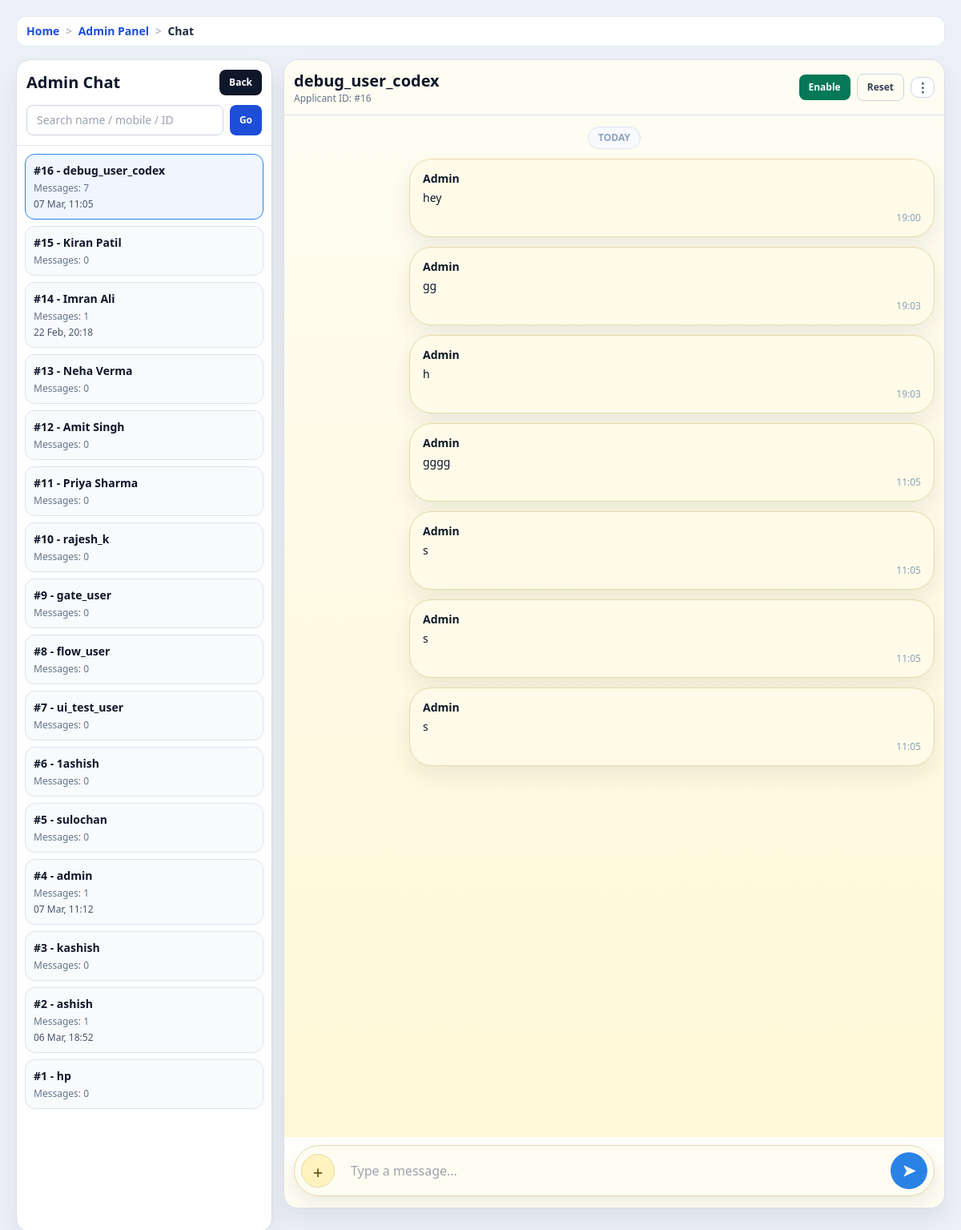
The app's page /admin-panel/chat/ (signed in), older data.
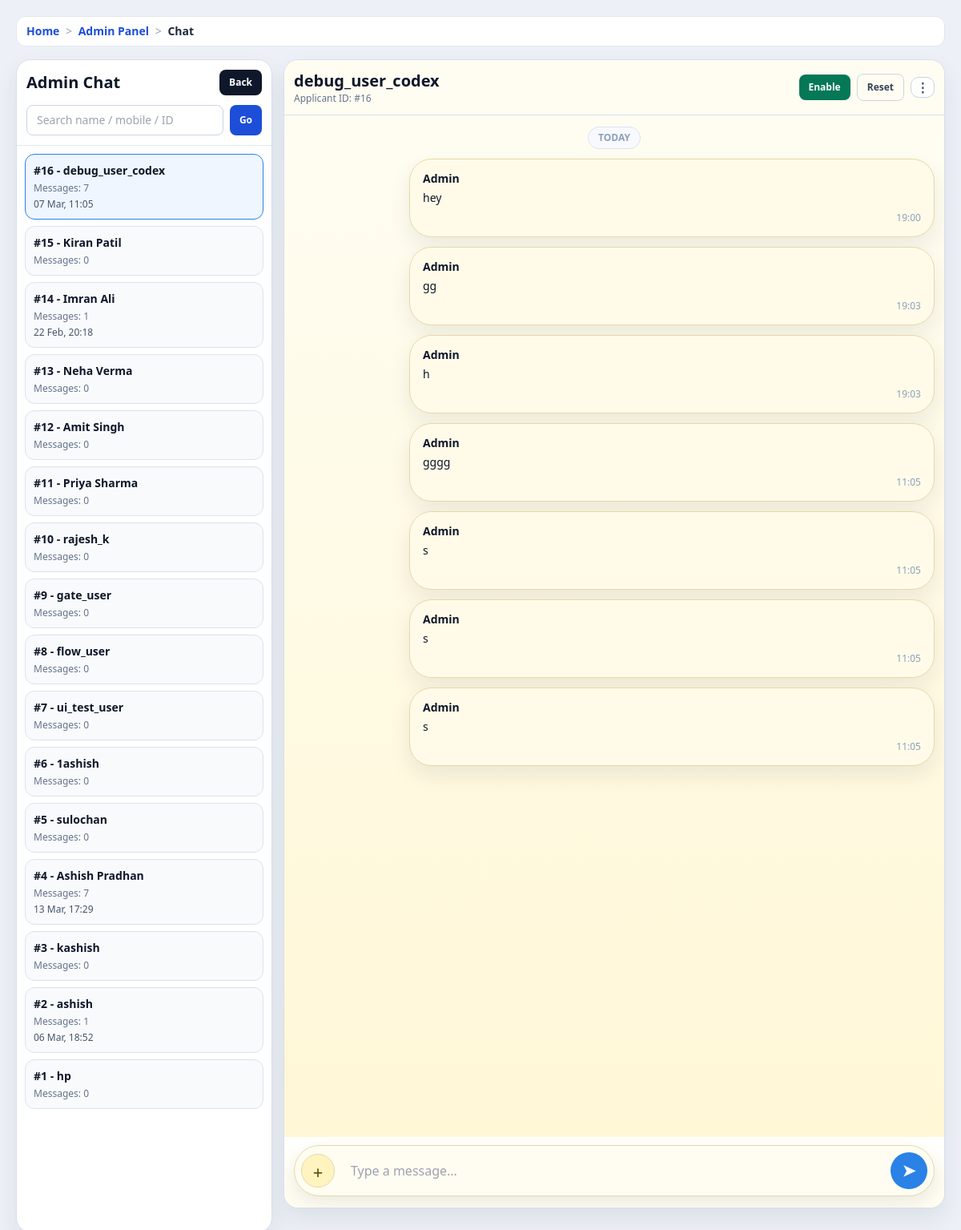
The same page, newer data.
### accounts/models.py (models this page shows, shortened)
class UserProfile(models.Model):
    user          = models.OneToOneField(User, on_delete=models.CASCADE, related_name='profile')
    full_name     = models.CharField(max_length=150, blank=True)
    father_name   = models.CharField(max_length=150, blank=True)
    mother_name   = models.CharField(max_length=150, blank=True)
    dob           = models.DateField(null=True, blank=True)
    GENDER_CHOICES = [('M','Male'),('F','Female'),('O','Other')]
    gender        = models.CharField(max_length=1, choices=GENDER_CHOICES, blank=True)
    CATEGORY_CHOICES = [('General','General'),('OBC','OBC'),('SC','SC'),('ST','ST')]
    category      = models.CharField(max_length=20, choices=CATEGORY_CHOICES, blank=True)
    mobile        = models.CharField(max_length=15, blank=True)
    email         = models.EmailField(blank=True)
    present_state = models.CharField(max_length=100, blank=True)
    present_district = models.CharField(max_length=100, blank=True)
    present_city = models.CharField(max_length=100, blank=True)
    present_pincode = models.CharField(max_length=10, blank=True)
    present_address = models.TextField(blank=True)
    permanent_same_as_present = models.BooleanField(default=False)
    permanent_state = models.CharField(max_length=100, blank=True)
    permanent_district = models.CharField(max_length=100, blank=True)
    permanent_pincode = models.CharField(max_length=10, blank=True)
    permanent_full_address = models.TextField(blank=True)
    permanent_address = models.TextField(blank=True)
    district      = models.CharField(max_length=100, blank=True)
    state         = models.CharField(max_length=100, default='Chhattisgarh', blank=True)
    pincode       = models.CharField(max_length=10, blank=True)
    aadhar        = models.CharField(max_length=20, blank=True)
    samagra_id    = models.CharField(max_length=20, blank=True)
    caste_cert_no = models.CharField(max_length=50, blank=True)
    income_cert_no= models.CharField(max_length=50, blank=True)
    tenth_board   = models.CharField(max_length=100, blank=True)
    tenth_roll_number = models.CharField(max_length=50, blank=True)
    tenth_percentage = models.CharField(max_length=20, blank=True)
    tenth_result  = models.CharField(max_length=50, blank=True)
    twelfth_board = models.CharField(max_length=100, blank=True)
    twelfth_roll_number = models.CharField(max_length=50, blank=True)
    twelfth_percentage = models.CharField(max_length=20, blank=True)
    twelfth_result= models.CharField(max_length=50, blank=True)
    graduation    = models.CharField(max_length=100, blank=True)
    university    = models.CharField(max_length=150, blank=True)
    college_name = models.CharField(max_length=200, blank=True)
    university_name = models.CharField(max_length=200, blank=True)
    course = models.CharField(max_length=150, blank=True)
    year_semester = models.CharField(max_length=100, blank=True)
    enrollment_number = models.CharField(max_length=100, blank=True)
    account_holder_name = models.CharField(max_length=150, blank=True)
    bank_name = models.CharField(max_length=150, blank=True)
    account_number = models.CharField(max_length=50, blank=True)
    ifsc_code = models.CharField(max_length=20, blank=True)
    branch_name = models.CharField(max_length=150, blank=True)
    aadhaar_linked = models.CharField(max_length=3, blank=True, choices=[('yes', 'Yes'), ('no', 'No')])
    personal_extra_rows = models.JSONField(default=list, blank=True)
    address_extra_rows = models.JSONField(default=list, blank=True)
    academic_extra_rows = models.JSONField(default=list, blank=True)
    college_extra_rows = models.JSONField(default=list, blank=True)
    bank_extra_rows = models.JSONField(default=list, blank=True)
    photo         = models.ImageField(upload_to='profile_photos/', null=True, blank=True)
    signature     = models.ImageField(upload_to='profile_signatures/', null=True, blank=True)
    chat_enabled  = models.BooleanField(default=False)
    master_data_last_saved_at = models.DateTimeField(null=True, blank=True)
    master_data_unmask_until = models.DateTimeField(null=True, blank=True)
    master_data_unmask_date = models.DateField(null=True, blank=True)
    master_data_unmask_count = models.PositiveSmallIntegerField(default=0)
    apply_autofill_locked_until = models.DateTimeField(null=True, blank=True)
    apply_profile_view_date = models.DateField(null=True, blank=True)
    apply_profile_view_count = models.PositiveSmallIntegerField(default=0)
    apply_profile_unmask_until = models.DateTimeField(null=True, blank=True)
    apply_profile_unmask_date = models.DateField(null=True, blank=True)
    apply_profile_unmask_count = models.PositiveSmallIntegerField(default=0)
    apply_draft_data = models.JSONField(default=dict, blank=True)

class ChatMessage(models.Model):
    profile = models.ForeignKey(UserProfile, on_delete=models.CASCADE, related_name="chat_messages")
    from_admin = models.BooleanField(default=False)
    message = models.TextField(blank=True)
    attachment = models.FileField(upload_to="chat_attachments/", null=True, blank=True)
    created_at = models.DateTimeField(auto_now_add=True)
    class Meta:
        ordering = ["created_at", "id"]

### core/views.py (the view, shortened to what this page needs)
# urls.py: path("admin-panel/chat/", views.admin_chat, name="admin_chat"),
@login_required
def admin_chat(request):
    if not _can_access_admin(request):
        messages.error(request, "Admin panel access allowed nahi hai.")
        return redirect("dashboard")
    profile_id = request.GET.get("profile_id", "").strip()
    search = request.GET.get("q", "").strip()
    profiles = list(
        UserProfile.objects.select_related("user").prefetch_related("chat_messages").order_by("-id")
    )
    selected_profile = None
    if profile_id.isdigit():
        selected_profile = next((p for p in profiles if p.id == int(profile_id)), None)
    if not selected_profile:
        selected_profile = profiles[0] if profiles else None
    thread_items = []
    for p in profiles:
        all_msgs = list(p.chat_messages.all())
        last_message = all_msgs[-1] if all_msgs else None
        thread_items.append(
            {
                "profile": p,
                "last_message": last_message,
                "message_count": len(all_msgs),
            }
        )
    chat_messages_qs = (
        _decorate_chat_messages(selected_profile.chat_messages.all())
        if selected_profile
        else []
    )
    return render(
        request,
        "portal_main/admin_chat.html",
        {
            "profiles": profiles,
            "thread_items": thread_items,
            "selected_profile": selected_profile,
            "chat_messages": chat_messages_qs,
            "query": search,
        },
    )

### core/context_processors.py (called while the page is built)
def _humanize_slug(text):
    value = str(text or "").strip().replace("-", " ").replace("_", " ")
    if value.isdigit():
        return f"#{value}"
    return value.title() if value else "Page"

def breadcrumbs(request):
    path = (getattr(request, "path", "") or "/").split("?", 1)[0]
    if not path.startswith("/"):
        path = f"/{path}"
    crumbs = [{"label": "Home", "url": "/"}]
    if path == "/":
        return {"breadcrumbs": crumbs}
    running = ""
    for part in [p for p in path.strip("/").split("/") if p]:
        running += f"/{part}"
        url = f"{running}/"
        label = _humanize_slug(part)
        try:
            match = resolve(url)
            label = NAME_LABELS.get(match.url_name, label)
        except Resolver404:
            pass
        crumbs.append({"label": label, "url": url})
    deduped = [crumbs[0]]
    for item in crumbs[1:]:
        if item["label"] == deduped[-1]["label"] and item["url"] == deduped[-1]["url"]:
            continue
        deduped.append(item)
    return {"breadcrumbs": deduped}

### core/views.py (called while the page is built)
def _is_admin_user(user):
    return bool(user and (user.is_superuser or user.is_staff))

### templates/portal_main/admin_chat.html (shortened to what the changed rows need)
{% extends 'base.html' %}
{% block body_class %}min-h-screen bg-[#edf1f7] text-slate-900{% endblock %}
{% block page_container_class %}max-w-[1280px] mx-auto p-3 md:p-5{% endblock %}
{% block content %}
<div class="admin-chat-shell">
  <aside class="panel">
    <div class="left-head">
      <div class="flex items-center justify-between gap-2">
        <h1 class="text-xl font-black">Admin Chat</h1>
      </div>
    </div>
    <div class="thread-list">
      {% for item in thread_items %}
        <a href="{% url 'admin_chat' %}?profile_id={{ item.profile.id }}{% if query %}&q={{ query }}{% endif %}" class="thread-item {% if selected_profile and item.profile.id == selected_profile.id %}active{% endif %}">
          <div class="font-bold text-sm">#{{ item.profile.id }} - {{ item.profile.full_name|default:item.profile.user.username }}</div>
          <div class="text-xs text-slate-500 mt-1">Messages: {{ item.message_count }}</div>
          {% if item.last_message %}
          <div class="text-xs text-slate-600 mt-1">{{ item.last_message.created_at|date:"d M, H:i" }}</div>
          {% endif %}
        </a>
      {% empty %}
        <div class="text-sm text-slate-500">No applicants found.</div>
      {% endfor %}
    </div>
  </aside>
  <section class="panel chat-wrap">
    {% if selected_profile %}
    <header class="chat-header">
      <div class="flex items-center justify-between gap-3">
        <div>
          <h2 class="text-xl font-black">{{ selected_profile.full_name|default:selected_profile.user.username }}</h2>
        </div>
      </div>
    </header>
    {% else %}
    <div class="h-full grid place-items-center p-10 text-slate-500 font-semibold">No applicant thread selected.</div>
    {% endif %}
  </section>
</div>
{% endblock %}

Row changes from the older to the newer data that the page shows:
changed UserProfile id 4: profile.full_name "admin" → "Ashish Pradhan"; message_count "1" → "7"; last_message.created_at "07 Mar, 11:12" → "13 Mar, 17:29"
